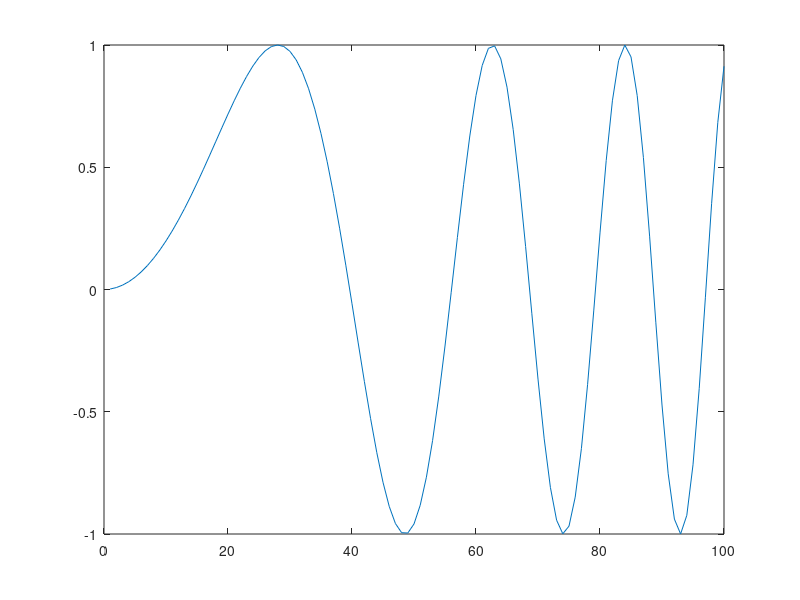
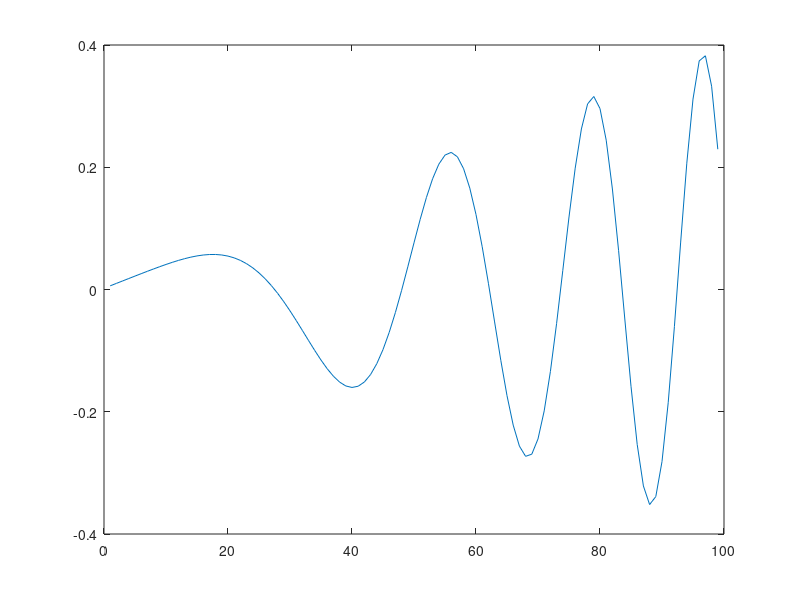
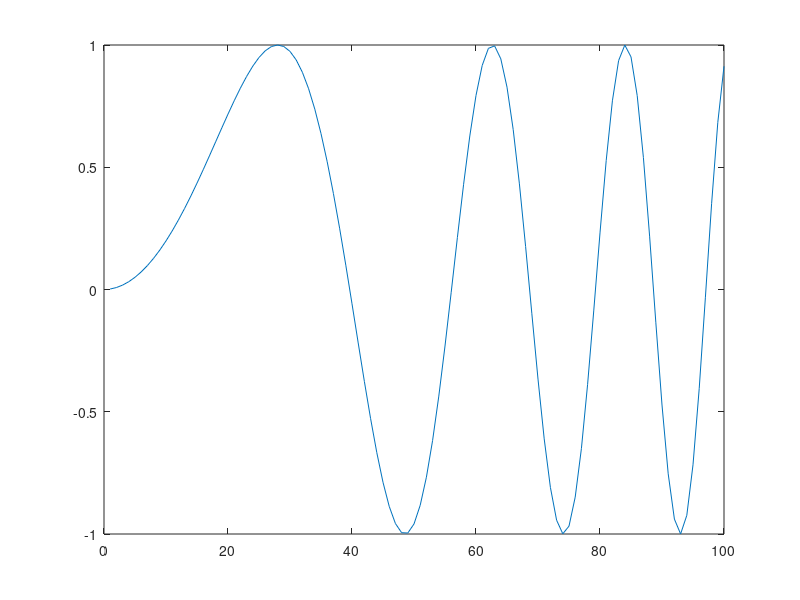

Write MATLAB code to recreate these figures, in order.
clc;
clear;
close all;

% %% matrix
% A = [2 -3; 1 1];
% b = [1; 4];
% 
% V = inv(A) * b;
% % Or
% V = A\b;
% 
% %% u v w x y z
% A = [1 1 0 0 0 0; 
%     0 1 1 0 0 0; 
%     0 0 1 1 0 0;
%     0 0 0 1 1 0;
%     0 0 0 0 1 1;
%     -1 0 0 0 0 1;];
% b = [3; 5; 7; 9; 11; 5];
% V = A\b;
% 
% %% Conflict in b
% A = [1 1; 
%     1 1; 
%     1 0];
% b = [1; 2; 1];
% V = A\b;

%% Curve reconstruction from gradient domain
X = 1 : 100;
Y = sin(X .* X / 500);
figure;
plot(Y);
dY = Y(2 : 100) - Y(1 : 99);
figure;
plot(dY);
Y1 = Y(1);

A = zeros(100, 100);
b = zeros(100, 1);

% for each pixel
for i = 1 : 99
    A(i, i) = -1;
    A(i, i + 1) = 1;
    b(i) = dY(i);
end

% additional constraint
A(100, 1) = 1;
b(100) = Y1;

V = A \ b;

figure;
plot(V);



